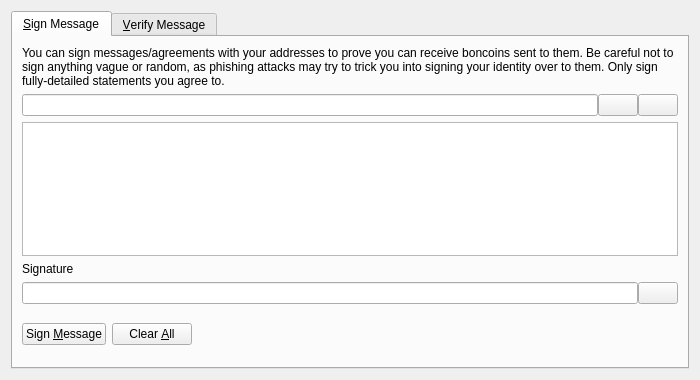
<?xml version="1.0" encoding="UTF-8"?>
<ui version="4.0">
 <class>SignVerifyMessageDialog</class>
 <widget class="QDialog" name="SignVerifyMessageDialog">
  <property name="geometry">
   <rect>
    <x>0</x>
    <y>0</y>
    <width>700</width>
    <height>380</height>
   </rect>
  </property>
  <property name="windowTitle">
   <string>Signatures - Sign / Verify a Message</string>
  </property>
  <property name="modal">
   <bool>true</bool>
  </property>
  <layout class="QVBoxLayout" name="verticalLayout">
   <item>
    <widget class="QTabWidget" name="tabWidget">
     <property name="currentIndex">
      <number>0</number>
     </property>
     <widget class="QWidget" name="tabSignMessage">
      <attribute name="title">
       <string>&amp;Sign Message</string>
      </attribute>
      <layout class="QVBoxLayout" name="verticalLayout_SM">
       <item>
        <widget class="QLabel" name="infoLabel_SM">
         <property name="text">
          <string>You can sign messages/agreements with your addresses to prove you can receive boncoins sent to them. Be careful not to sign anything vague or random, as phishing attacks may try to trick you into signing your identity over to them. Only sign fully-detailed statements you agree to.</string>
         </property>
         <property name="textFormat">
          <enum>Qt::PlainText</enum>
         </property>
         <property name="wordWrap">
          <bool>true</bool>
         </property>
        </widget>
       </item>
       <item>
        <layout class="QHBoxLayout" name="horizontalLayout_1_SM">
         <property name="spacing">
          <number>0</number>
         </property>
         <item>
          <widget class="QValidatedLineEdit" name="addressIn_SM">
           <property name="toolTip">
            <string>The Boncoin address to sign the message with</string>
           </property>
          </widget>
         </item>
         <item>
          <widget class="QPushButton" name="addressBookButton_SM">
           <property name="toolTip">
            <string>Choose previously used address</string>
           </property>
           <property name="text">
            <string/>
           </property>
           <property name="icon">
            <iconset resource="../bitcoin.qrc">
             <normaloff>:/icons/address-book</normaloff>:/icons/address-book</iconset>
           </property>
           <property name="shortcut">
            <string>Alt+A</string>
           </property>
           <property name="autoDefault">
            <bool>false</bool>
           </property>
          </widget>
         </item>
         <item>
          <widget class="QPushButton" name="pasteButton_SM">
           <property name="toolTip">
            <string>Paste address from clipboard</string>
           </property>
           <property name="text">
            <string/>
           </property>
           <property name="icon">
            <iconset resource="../bitcoin.qrc">
             <normaloff>:/icons/editpaste</normaloff>:/icons/editpaste</iconset>
           </property>
           <property name="shortcut">
            <string>Alt+P</string>
           </property>
           <property name="autoDefault">
            <bool>false</bool>
           </property>
          </widget>
         </item>
        </layout>
       </item>
       <item>
        <widget class="QPlainTextEdit" name="messageIn_SM">
         <property name="toolTip">
          <string>Enter the message you want to sign here</string>
         </property>
        </widget>
       </item>
       <item>
        <widget class="QLabel" name="signatureLabel_SM">
         <property name="text">
          <string>Signature</string>
         </property>
         <property name="textFormat">
          <enum>Qt::PlainText</enum>
         </property>
        </widget>
       </item>
       <item>
        <layout class="QHBoxLayout" name="horizontalLayout_2_SM">
         <property name="spacing">
          <number>0</number>
         </property>
         <item>
          <widget class="QLineEdit" name="signatureOut_SM">
           <property name="font">
            <font>
             <italic>true</italic>
            </font>
           </property>
           <property name="readOnly">
            <bool>true</bool>
           </property>
          </widget>
         </item>
         <item>
          <widget class="QPushButton" name="copySignatureButton_SM">
           <property name="toolTip">
            <string>Copy the current signature to the system clipboard</string>
           </property>
           <property name="text">
            <string/>
           </property>
           <property name="icon">
            <iconset resource="../bitcoin.qrc">
             <normaloff>:/icons/editcopy</normaloff>:/icons/editcopy</iconset>
           </property>
           <property name="autoDefault">
            <bool>false</bool>
           </property>
          </widget>
         </item>
        </layout>
       </item>
       <item>
        <layout class="QHBoxLayout" name="horizontalLayout_3_SM">
         <item>
          <widget class="QPushButton" name="signMessageButton_SM">
           <property name="toolTip">
            <string>Sign the message to prove you own this Boncoin address</string>
           </property>
           <property name="text">
            <string>Sign &amp;Message</string>
           </property>
           <property name="icon">
            <iconset resource="../bitcoin.qrc">
             <normaloff>:/icons/edit</normaloff>:/icons/edit</iconset>
           </property>
           <property name="autoDefault">
            <bool>false</bool>
           </property>
          </widget>
         </item>
         <item>
          <widget class="QPushButton" name="clearButton_SM">
           <property name="toolTip">
            <string>Reset all sign message fields</string>
           </property>
           <property name="text">
            <string>Clear &amp;All</string>
           </property>
           <property name="icon">
            <iconset resource="../bitcoin.qrc">
             <normaloff>:/icons/remove</normaloff>:/icons/remove</iconset>
           </property>
           <property name="autoDefault">
            <bool>false</bool>
           </property>
          </widget>
         </item>
         <item>
          <spacer name="horizontalSpacer_1_SM">
           <property name="orientation">
            <enum>Qt::Horizontal</enum>
           </property>
           <property name="sizeHint" stdset="0">
            <size>
             <width>40</width>
             <height>48</height>
            </size>
           </property>
          </spacer>
         </item>
         <item>
          <widget class="QLabel" name="statusLabel_SM">
           <property name="font">
            <font>
             <weight>75</weight>
             <bold>true</bold>
            </font>
           </property>
           <property name="text">
            <string/>
           </property>
           <property name="wordWrap">
            <bool>true</bool>
           </property>
          </widget>
         </item>
         <item>
          <spacer name="horizontalSpacer_2_SM">
           <property name="orientation">
            <enum>Qt::Horizontal</enum>
           </property>
           <property name="sizeHint" stdset="0">
            <size>
             <width>40</width>
             <height>48</height>
            </size>
           </property>
          </spacer>
         </item>
        </layout>
       </item>
      </layout>
     </widget>
     <widget class="QWidget" name="tabVerifyMessage">
      <attribute name="title">
       <string>&amp;Verify Message</string>
      </attribute>
      <layout class="QVBoxLayout" name="verticalLayout_VM">
       <item>
        <widget class="QLabel" name="infoLabel_VM">
         <property name="text">
          <string>Enter the receiver's address, message (ensure you copy line breaks, spaces, tabs, etc. exactly) and signature below to verify the message. Be careful not to read more into the signature than what is in the signed message itself, to avoid being tricked by a man-in-the-middle attack. Note that this only proves the signing party receives with the address, it cannot prove sendership of any transaction!</string>
         </property>
         <property name="textFormat">
          <enum>Qt::PlainText</enum>
         </property>
         <property name="alignment">
          <set>Qt::AlignLeading|Qt::AlignLeft|Qt::AlignTop</set>
         </property>
         <property name="wordWrap">
          <bool>true</bool>
         </property>
        </widget>
       </item>
       <item>
        <layout class="QHBoxLayout" name="horizontalLayout_1_VM">
         <property name="spacing">
          <number>0</number>
         </property>
         <item>
          <widget class="QValidatedLineEdit" name="addressIn_VM">
           <property name="toolTip">
            <string>The Boncoin address the message was signed with</string>
           </property>
          </widget>
         </item>
         <item>
          <widget class="QPushButton" name="addressBookButton_VM">
           <property name="toolTip">
            <string>Choose previously used address</string>
           </property>
           <property name="text">
            <string/>
           </property>
           <property name="icon">
            <iconset resource="../bitcoin.qrc">
             <normaloff>:/icons/address-book</normaloff>:/icons/address-book</iconset>
           </property>
           <property name="shortcut">
            <string>Alt+A</string>
           </property>
           <property name="autoDefault">
            <bool>false</bool>
           </property>
          </widget>
         </item>
        </layout>
       </item>
       <item>
        <widget class="QPlainTextEdit" name="messageIn_VM"/>
       </item>
       <item>
        <widget class="QValidatedLineEdit" name="signatureIn_VM"/>
       </item>
       <item>
        <layout class="QHBoxLayout" name="horizontalLayout_2_VM">
         <item>
          <widget class="QPushButton" name="verifyMessageButton_VM">
           <property name="toolTip">
            <string>Verify the message to ensure it was signed with the specified Boncoin address</string>
           </property>
           <property name="text">
            <string>Verify &amp;Message</string>
           </property>
           <property name="icon">
            <iconset resource="../bitcoin.qrc">
             <normaloff>:/icons/transaction_0</normaloff>:/icons/transaction_0</iconset>
           </property>
           <property name="autoDefault">
            <bool>false</bool>
           </property>
          </widget>
         </item>
         <item>
          <widget class="QPushButton" name="clearButton_VM">
           <property name="toolTip">
            <string>Reset all verify message fields</string>
           </property>
           <property name="text">
            <string>Clear &amp;All</string>
           </property>
           <property name="icon">
            <iconset resource="../bitcoin.qrc">
             <normaloff>:/icons/remove</normaloff>:/icons/remove</iconset>
           </property>
           <property name="autoDefault">
            <bool>false</bool>
           </property>
          </widget>
         </item>
         <item>
          <spacer name="horizontalSpacer_1_VM">
           <property name="orientation">
            <enum>Qt::Horizontal</enum>
           </property>
           <property name="sizeHint" stdset="0">
            <size>
             <width>40</width>
             <height>48</height>
            </size>
           </property>
          </spacer>
         </item>
         <item>
          <widget class="QLabel" name="statusLabel_VM">
           <property name="font">
            <font>
             <weight>75</weight>
             <bold>true</bold>
            </font>
           </property>
           <property name="text">
            <string/>
           </property>
           <property name="wordWrap">
            <bool>true</bool>
           </property>
          </widget>
         </item>
         <item>
          <spacer name="horizontalSpacer_2_VM">
           <property name="orientation">
            <enum>Qt::Horizontal</enum>
           </property>
           <property name="sizeHint" stdset="0">
            <size>
             <width>40</width>
             <height>48</height>
            </size>
           </property>
          </spacer>
         </item>
        </layout>
       </item>
      </layout>
     </widget>
    </widget>
   </item>
  </layout>
 </widget>
 <customwidgets>
  <customwidget>
   <class>QValidatedLineEdit</class>
   <extends>QLineEdit</extends>
   <header>qvalidatedlineedit.h</header>
  </customwidget>
 </customwidgets>
 <resources>
  <include location="../bitcoin.qrc"/>
 </resources>
 <connections/>
</ui>
